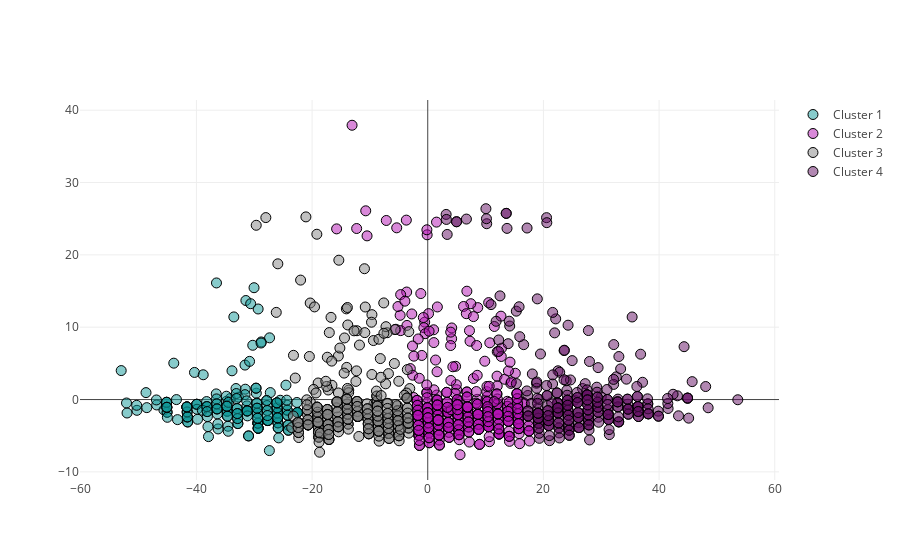

The cell this chart's notebook holds for it:
### Code cell
data = [trace0, trace1, trace2, trace3]
iplot(data)

### Figure 1 — Plotly figure (JSON) as saved in the notebook; plotly's stock layout.template omitted (floating-point values rounded to 4 significant figures; data arrays with more than 128 entries replaced by an {"elided": "..."} marker saying what was removed)
{"data": [{"marker": {"color": "rgba(15, 152, 152, 0.5)", "line": {"color": "rgb(0,0,0)", "width": 1}, "size": 10}, "mode": "markers", "name": "Cluster 1", "type": "scatter", "x": {"elided": "186 float values"}, "y": {"elided": "186 float values"}}, {"marker": {"color": "rgba(180, 18, 180, 0.5)", "line": {"color": "rgb(0,0,0)", "width": 1}, "size": 10}, "mode": "markers", "name": "Cluster 2", "type": "scatter", "x": {"elided": "436 float values"}, "y": {"elided": "436 float values"}}, {"marker": {"color": "rgba(132, 132, 132, 0.5)", "line": {"color": "rgb(0,0,0)", "width": 1}, "size": 10}, "mode": "markers", "name": "Cluster 3", "type": "scatter", "x": {"elided": "307 float values"}, "y": {"elided": "307 float values"}}, {"marker": {"color": "rgba(100, 15, 100, 0.5)", "line": {"color": "rgb(0,0,0)", "width": 1}, "size": 10}, "mode": "markers", "name": "Cluster 4", "type": "scatter", "x": {"elided": "287 float values"}, "y": {"elided": "287 float values"}}], "layout": {}}
